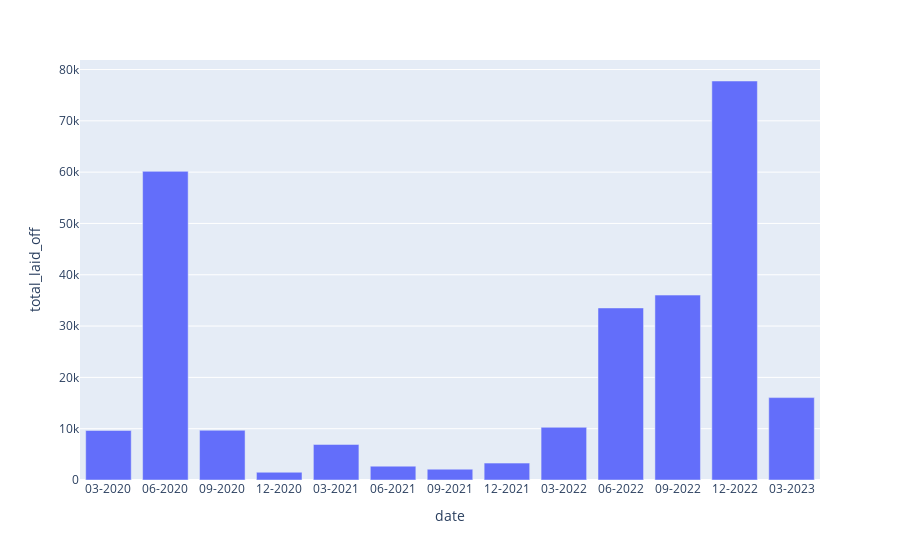

Notebook code for this chart:
### Code cell
# displaying layoffs by quarter.  Will fix later if I end up using it

fig = px.bar(df_layoffs_quarter, x='date', y="total_laid_off")
fig.show()

### Figure 1 — Plotly figure (JSON) as saved in the notebook; plotly's stock layout.template omitted (floating-point values rounded to 4 significant figures)
{"data": [{"alignmentgroup": "True", "hovertemplate": "date=%{x}<br>total_laid_off=%{y}<extra></extra>", "legendgroup": "", "marker": {"color": "#636efa", "pattern": {"shape": ""}}, "name": "", "offsetgroup": "", "orientation": "v", "showlegend": false, "textposition": "auto", "type": "bar", "x": ["03-2020", "06-2020", "09-2020", "12-2020", "03-2021", "06-2021", "09-2021", "12-2021", "03-2022", "06-2022", "09-2022", "12-2022", "03-2023"], "xaxis": "x", "y": [9655.0, 60150.0, 9690, 1509, 6928, 2695, 2108, 3292, 10269, 33533, 36040.0, 77760.0, 16060], "yaxis": "y"}], "layout": {"barmode": "relative", "legend": {"tracegroupgap": 0}, "margin": {"t": 60}, "xaxis": {"anchor": "y", "domain": [0, 1], "title": {"text": "date"}}, "yaxis": {"anchor": "x", "domain": [0, 1], "title": {"text": "total_laid_off"}}}}
